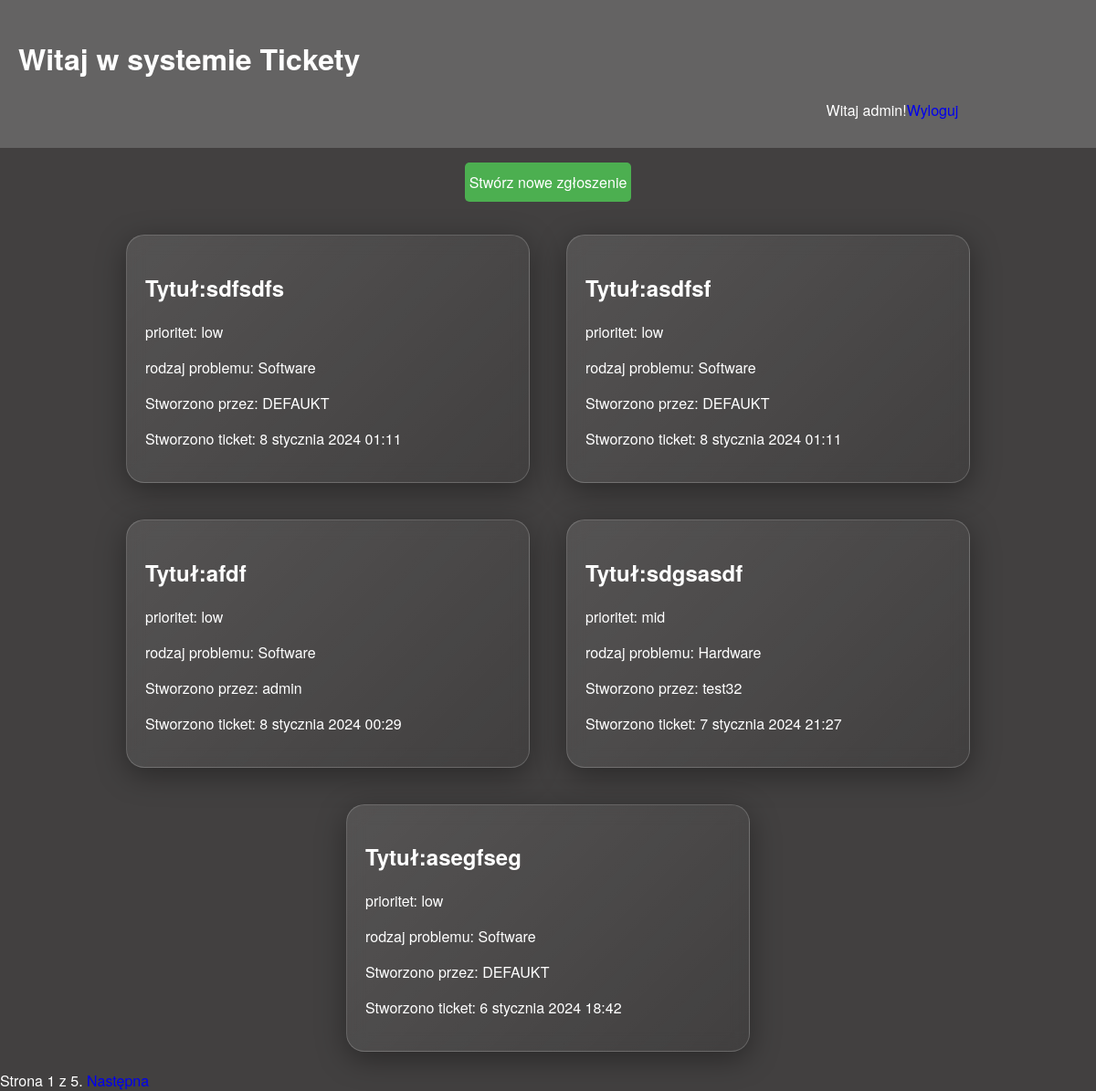
The page /ticket_list/ (signed in) on the database as committed earlier.
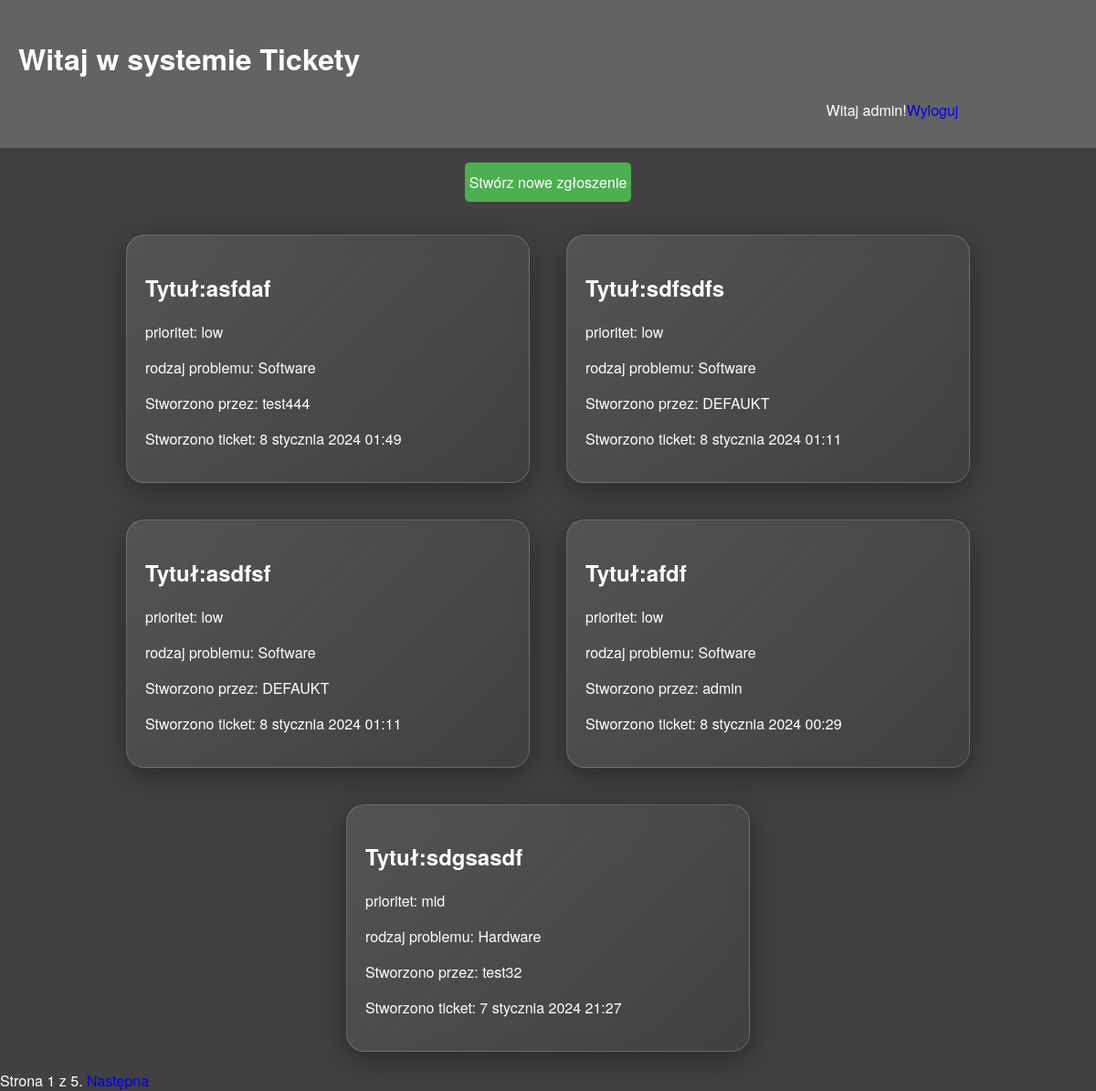
The same page on the database as committed later.
### helpdeskapp/models.py (models this page shows, shortened)
class Ticket(models.Model):
    statuslist = (
        ('Pending', 'Pending'),
        ('In Progress', 'In Progress'),
        ('Completed', 'Completed'),
    )
    prioritylist = (
        ('low', 'low'),
        ('mid', 'mid'),
        ('high', 'high'),
    )
    request_typelist = (
        ('Software', 'Software'),
        ('Hardware', 'Hardware'),
        ('Network', 'Network'),
        ('Other', 'Other')
    )
    title = models.CharField(max_length=100)
    description = models.TextField()
    status = models.CharField(max_length=100, choices=statuslist, default='Pending')
    priority = models.CharField(max_length=100, choices=prioritylist, default='low')
    request_type = models.CharField(max_length=100, choices=request_typelist, default='Software')
    created_at = models.DateTimeField(auto_now_add=True)
    assigned_to = models.ForeignKey(User, on_delete=models.CASCADE, related_name='ticket_assigned_to', null=True, blank=True, default=None)
    updated_at = models.DateTimeField(auto_now=True)
    created_by = models.ForeignKey(User, on_delete=models.CASCADE, related_name='ticket_created_by')
    closed_at = models.DateTimeField(null=True, blank=True, default=None)
    objects = models.Manager() # default manager
    slug = models.SlugField(unique=True, default='default-slug')
    class Meta:
        ordering = ['-created_at']
    def get_absolute_url(self):
        return reverse('helpdeskapp:ticket_detail', args=[self.slug])

### helpdeskapp/views.py (the view)
# urls.py: path('ticket_list/', views.ticket_list, name='ticket_list'),
@login_required
def ticket_list(request):
    if request.user.groups.filter(name='Defaultuser').exists():
        tickets = Ticket.objects.filter(created_by=request.user)
        if not tickets:
            messages.warning(request, 'Brak zgłoszeń.')
    else:
        tickets = Ticket.objects.filter(Q(assigned_to=request.user) | Q(assigned_to=None))
        if not tickets:
            messages.warning(request, 'Brak zgłoszeń.')
    paginator = Paginator(tickets, 5)
    page = request.GET.get('page')
    try:
        tickets = paginator.page(page)
    except PageNotAnInteger:
        tickets = paginator.page(1)
    except EmptyPage:
        tickets = paginator.page(paginator.num_pages)
    return render(request, 'helpdeskapp/tickets/ticket_list.html', {'page': page ,'tickets': tickets})

### helpdeskapp/templates/helpdeskapp/tickets/ticket_list.html (shortened to what this page needs)
{% extends "helpdeskapp/base.html" %}
{% block content %}
{%load static%}
<head>
    <link href="{% static 'helpdeskapp/main.css' %}" rel="stylesheet">
</head>
<p class="add">
    <a href="{% url 'helpdeskapp:ticket_add' %}">Stwórz nowe zgłoszenie</a>
</p>
<div class="tickets">
    <div class="container">
        {% for ticket in tickets%}
        <a href="{{ticket.get_absolute_url}}">
        <div class="card">
            <h2>Tytuł:{{ticket.title}}</h2>
            <p>prioritet: {{ticket.priority}}</p>
            <p>rodzaj problemu: {{ticket.request_type}}</p>
            <p>Stworzono przez: {{ticket.created_by}}</p>
            <p>Stworzono ticket: {{ticket.created_at}}</p>
        </div>
        </a>
        {%endfor%}
    </div>
    {%include "helpdeskapp/pagination.html" with page=tickets %}
</div>
{% endblock %}

Rows that differ between the two databases and show on the page:
no longer on this page (row unchanged): Ticket: title "asegfseg", priority "low", request_type "Software", created_by "DEFAUKT", created_at "6 stycznia 2024 18:42"
added Ticket: title "asfdaf", priority "low", request_type "Software", created_by "test444", created_at "8 stycznia 2024 01:49"
